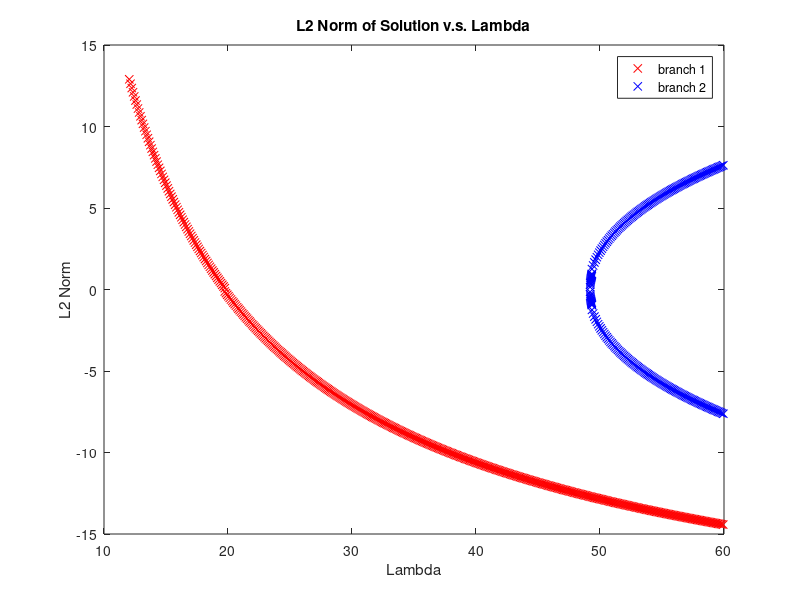

Source code (MATLAB):
load a.mat;

plot(norm_b1_hill_x, norm_b1_hill_y, 'rx'); % branch 1 hill
hold on;
plot(norm_b2_hill_x, norm_b2_hill_y, 'bx'); % branch 2 hill
plot(norm_b1_bowl_x, -norm_b1_bowl_y, 'rx'); % branch 1 bowl
plot(norm_b2_bowl_x, -norm_b2_bowl_y, 'bx'); % branch 2 bowl
title('L2 Norm of Solution v.s. Lambda');
legend('branch 1', 'branch 2', 'location', 'northeast');
xlabel('Lambda');
ylabel('L2 Norm');
hold off;